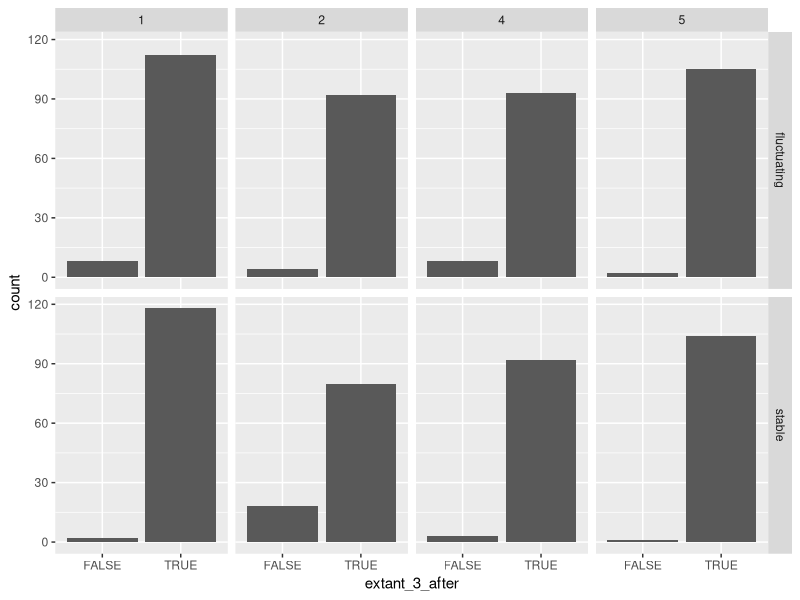
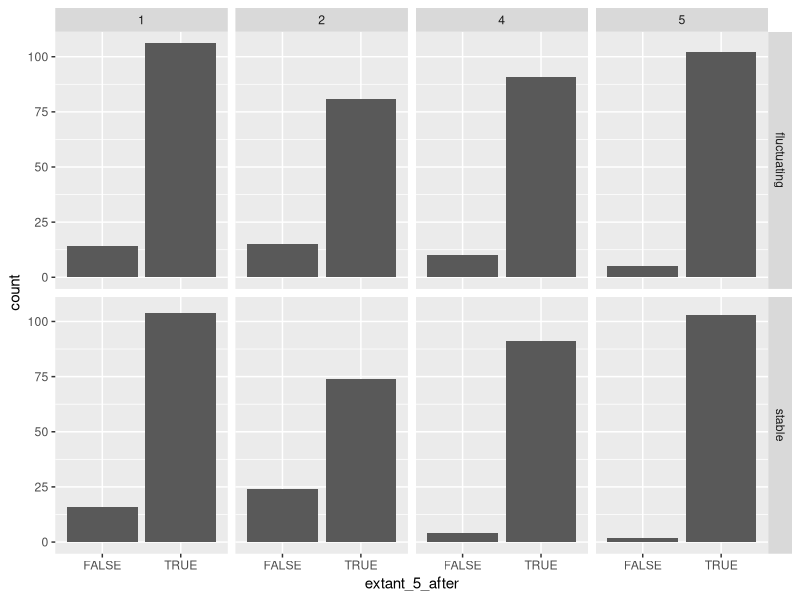

Source code (R) for these figures, in order: (Note: this script raises an error after producing the figures.)
## ---- chunk 1
library(car)
library(ggplot2)
library(lme4)
library(lsmeans)
library(multcompView)
library(tidyr)
library(dplyr)

b <- read.csv("../data/clean-establishment-data.csv")
b$number <- as.factor(b$number)
b$block <- as.factor(b$block)
b$gap <- as.factor(b$gap)
## ---- chunk 2
b <-
  b %>% 
  filter(gap == FALSE)

glimpse(b)
## ---- chunk 3
ggplot(b, aes(x = extant_3_after)) +
  geom_histogram(stat = "count") +
  facet_grid(environment ~ number)
## ---- chunk 4
ggplot(b, aes(x = extant_5_after)) +
  geom_histogram(stat = "count") +
  facet_grid(environment ~ number)
## ---- chunk 5
# Use LRT tests to guide interpretation, but all fixed effects will remain in the model in the end
m_5after_1 <- glmer(extant_5_after ~ number*environment + (1 | block), data=b, family=binomial, control=glmerControl(optimizer="bobyqa"))

m_5after_2 <- update(m_5after_1, formula= .~. - number:environment)

anova(m_5after_1, m_5after_2)
## ---- chunk 6
m_5after_3 <- update(m_5after_2, formula= .~. -environment)

anova(m_5after_3, m_5after_2)
## ---- chunk 7
m_5after_4 <- update(m_5after_3, formula= .~. -number)

anova(m_5after_4, m_5after_3)
## ---- chunk 8
Anova(m_5after_1)
## ---- chunk 9
# The final model which includes all fixed effects and uses the trimmed dataset without populations that experienced a gap in the introduction period
final_5after <- m_5after_1

results_5after <- lsmeans::lsmeans(final_5after, pairwise ~ number, adjust="none")
results_5after
posthoc_5after <- summary(results_5after$lsmeans)

sig_letters_5after <- lsmeans::cld(results_5after, Letters = letters, adjust = "none")$.group[order(cld(results_5after)$number)]
xvals_5after <- 1:length(posthoc_5after$lsmean)
min_y_5after <- min(plogis(posthoc_5after$asymp.LCL))

plot(x = xvals_5after, y=plogis(posthoc_5after$lsmean), 
     ylim=c(min_y_5after, 1.0), 
     xlim = range(xvals_5after) + c(-0.5, 0.5), 
     las=1, 
     pch=19, 
     xaxt="n", 
     xlab="Introduction regime", 
     ylab="Establishment probability",
     bty="L")

axis(side=1, 
     at = xvals_5after, 
     labels = c("20x1","10x2","5x4","4x5"), 
     tick = FALSE)

arrows(x0 = xvals_5after, 
       y0 = plogis(posthoc_5after$asymp.LCL), 
       y1 = plogis(posthoc_5after$asymp.UCL), 
       code = 3, 
       length = 0.1, 
       angle = 90, 
       lwd = 2)

text(x = 1:4, y = 1.0, labels = sig_letters_5after)

mtext(side=3, 
      text="Effect of propagule number on establishment probability\nfive generations after final introduction", 
      line = 2)
## ---- chunk 10
m_3after_1 <- glmer(extant_3_after ~ number*environment + (1 | block), data=b, family=binomial, control=glmerControl(optimizer="bobyqa"))

m_3after_2 <- update(m_3after_1, . ~ . - number:environment)

anova(m_3after_1, m_3after_2)
## ---- chunk 11
final_3after <- m_3after_1

Anova(final_3after)

results_3after <- lsmeans::lsmeans(final_3after, pairwise ~ environment*number)
results_3after
posthoc_3after <- summary(results_3after$lsmeans)

sig_letters_3after <- lsmeans::cld(results_3after, Letters = letters)$.group[order(cld(results_3after)$number)]

xvals_3after <- 1:length(posthoc_3after$lsmean)
min_y_3after <- min(plogis(posthoc_3after$asymp.LCL))

plot(x = xvals_3after, y=plogis(posthoc_3after$lsmean), 
     ylim=c(min_y_3after, 1.05), 
     xlim = range(xvals_3after) + c(-0.5, 0.5), 
     las=1, 
     pch= c(1, 19), 
     xaxt="n", 
     xlab="Introduction regime", 
     ylab="Establishment probability",
     bty="L")

axis(side=1, 
     at = xvals_3after[c(1,3,5,7)] + 0.5, 
     labels = c("20x1","10x2","5x4","4x5"), 
     tick = FALSE)

arrows(x0 = xvals_3after, 
       y0 = plogis(posthoc_3after$asymp.LCL), 
       y1 = plogis(posthoc_3after$asymp.UCL), 
       code = 3, 
       length = 0.1, 
       angle = 90, 
       lwd = 2)

legend("bottomright", 
       legend = c("fluctuating", "stable"), 
       pch = c(1, 19), 
       bty = "n")

text(x = xvals_3after, y = 1.025, labels = sig_letters_3after)

mtext(side=3, 
      text="Effect of propagule number on establishment probability\nthree generations after final introduction", 
      line = 2)
## ---- chunk 12
results_3after <- lsmeans::lsmeans(final_3after, pairwise ~ number)
results_3after
posthoc_3after <- summary(results_3after$lsmeans)

sig_letters_3after <- lsmeans::cld(results_3after, Letters = letters)$.group[order(cld(results_3after)$number)]

xvals_3after <- 1:length(posthoc_3after$lsmean)
min_y_3after <- min(plogis(posthoc_3after$asymp.LCL))

plot(x = xvals_3after, y=plogis(posthoc_3after$lsmean), 
     ylim=c(min_y_3after, 1.01), 
     xlim = range(xvals_3after) + c(-0.5, 0.5), 
     las=1, 
     pch= 19, 
     xaxt="n", 
     xlab="Introduction regime", 
     ylab="Establishment probability",
     bty="L")

axis(side=1, 
     at = xvals_3after + 0.5, 
     labels = c("20x1","10x2","5x4","4x5"), 
     tick = FALSE)

arrows(x0 = xvals_3after, 
       y0 = plogis(posthoc_3after$asymp.LCL), 
       y1 = plogis(posthoc_3after$asymp.UCL), 
       code = 3, 
       length = 0.1, 
       angle = 90, 
       lwd = 2)

text(x = xvals_3after, y = 1.005, labels = sig_letters_3after)

mtext(side=3, 
      text="Effect of propagule number on establishment probability\nthree generations after final introduction", 
      line = 2)
